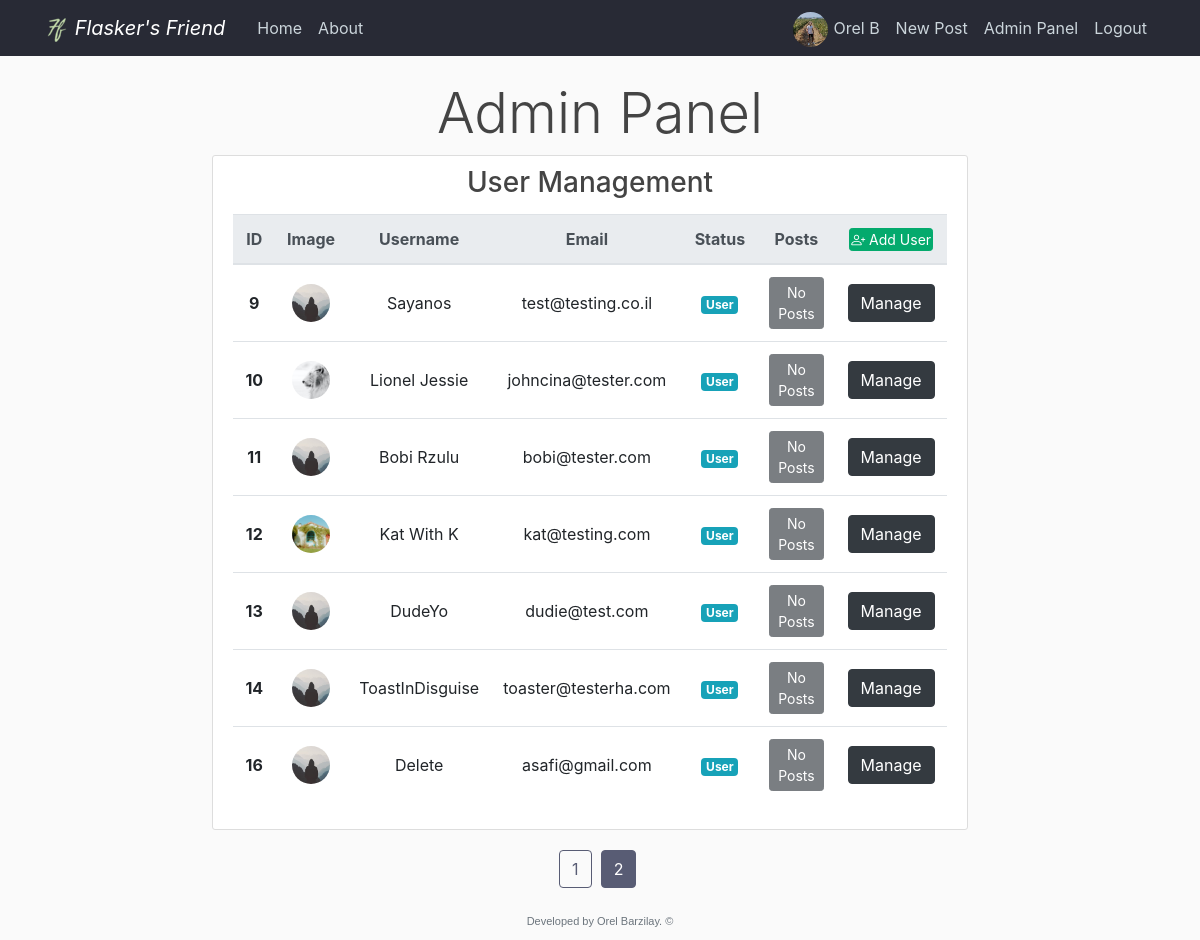
The app's page /panel?page=2 (signed in), older data.
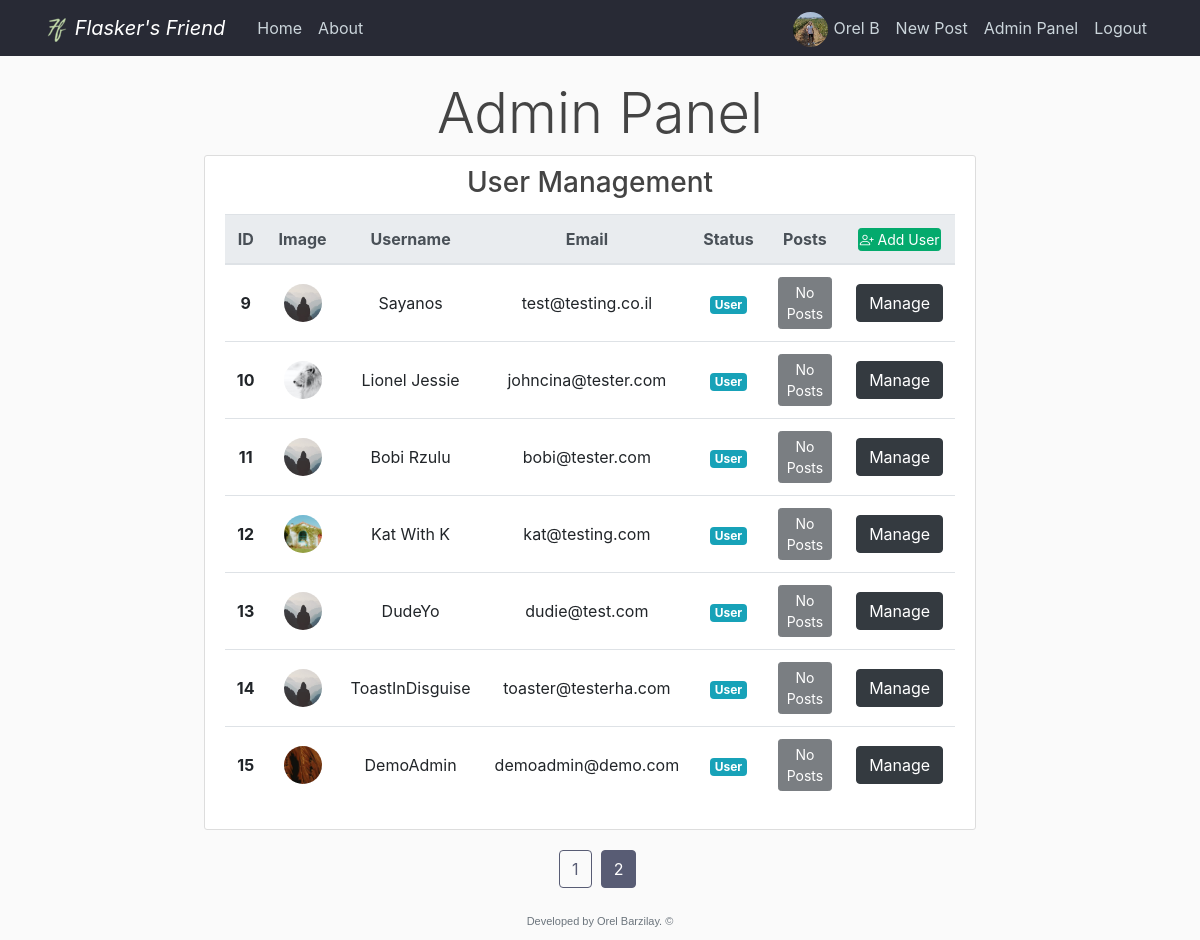
The same page, newer data.
### flaskblog/models.py (models this page shows, shortened)
class User(db.Model, UserMixin):
    id = db.Column(db.Integer, primary_key=True)
    username = db.Column(db.String(20), unique=True, nullable=False)
    email = db.Column(db.String(120), unique=True, nullable=False)
    image_file = db.Column(db.String(20), nullable=False, default='default.jpg')
    password = db.Column(db.String(60), nullable=False)
    admin = db.Column(db.Integer, nullable=False, default=0)  # Self Added
    posts = db.relationship('Post', backref='author', lazy=True)  # Here we refer the post class
    liked = db.relationship('PostLike', foreign_keys='PostLike.user_id', backref='user', lazy='dynamic')
    disliked = db.relationship('PostDislike', foreign_keys='PostDislike.user_id', backref='user', lazy='dynamic')
    saved = db.relationship('PostSave', foreign_keys='PostSave.user_id', backref='user', lazy='dynamic')

### flaskblog/admin/routes.py (the view)
@admin.route("/panel")
@admin_auth
def admin_panel():
    page = request.args.get('page', 1, type=int)
    users = User.query.filter_by(id=User.id).paginate(page=page, per_page=users_per_page)
    return render_template('admin/admin_panel.html', title='Admin Panel',
                           users=users, per_page=users_per_page, Post=Post())

### flaskblog/admin/utils.py (called while the page is built)
def admin_auth(func):
    @wraps(func)
    @login_required
    def wrapper(*args, **kwargs):
        if current_user.admin:
            return func(*args, **kwargs)
        return abort(403)
    return wrapper

### flaskblog/models.py (called while the page is built)
@login_manager.user_loader
def load_user(user_id):
    return User.query.get(int(user_id))

### flaskblog/templates/admin/admin_panel.html (shortened to what this page needs)
{% extends "layout.html" %}
{% block heading %}
  <h1 class="display-4 text-center">Admin Panel</h1>
{% endblock %}
{% block main_container %}
    <main role="main" class="container col-lg-10">
      <div class="row main-container">
{% endblock %}
{% block sidebox %}
  <div class="col-md-8 table-box">
{% endblock sidebox %}
{% block content %}
<div class="content section">
  <div class="panel panel-default content-section">
    <div class="panel-heading">
        <h3 class="text-center">User Management</h3>
    </div>
    {% set current_page = request.args.get('page') %}
    <div class="table-responsive">
      <table class="table table-hover user-manager-table-mt">
        <thead class="thead-light">
          <tr>
            <th scope="col" class="text-center">ID</th>
            <th scope="col" class="text-center">Image</th>
            <th scope="col" class="text-center">Username</th>
            <th scope="col" class="text-center">Email</th>
            <th scope="col" class="text-center">Status</th>
            <th scope="col" class="text-center">Posts</th>
            <th scope="col" class="text-center">
              <a type="button" class="btn btn-emerald btn-xs" href="{{ url_for('admin.add_user', page=current_page) }}"><i class="bi bi-person-plus"></i> Add User</a>
            </th>
          </tr>
        </thead>
        <tbody>
        {% for user in users.items %}
          <tr>
            <th scope="row" class="text-center align-middle">{{ user.id }}</th>
            <td class="text-center align-middle">
              <img class="rounded-circle table-account-img" src="{{ url_for('static', filename='profile_pics/' + user.image_file) }}">
            </td>
            <td class="text-center align-middle">{{ user.username }}</td>
            <td class="text-center align-middle">{{ user.email }}</td>
            <td class="text-center align-middle">
              {% if user.admin %}
                <span class="badge badge-warning">Admin</span>
              {% else %}
                <span class="badge badge-info">User</span>
              {% endif %}
            </td>
            <td class="text-center align-middle">
              {% set user_post_count = Post.query.filter_by(user_id=user.id).count() %}
              {% if user_post_count == 0 %}
                <button type="button" class="btn btn-dark btn-sm btn-block" disabled>No Posts</button>
              {% else %}
                <a type="button" class="btn btn-secondary btn-sm btn-block align-middle" style="width: 81px;" href="{{ url_for('users.user_posts', username=user.username) }}">
                  Posts <span class="badge badge-light">{{ user_post_count }}</span>
                </a>
              {% endif %}
            <td class="text-center align-middle">
              <a type="button" class="btn btn-dark align-middle" href="{{ url_for('admin.manage_user', page=current_page, user_id=user.id) }}">Manage</a>
            </td>
          </tr>
        {% endfor %}
        </tbody>
      </table>
    </div>
  </div>
</div>
{% endblock content %}
  {% block pagination %}
    {% if users.query.all()|length > per_page %}
      {% for page_num in users.iter_pages(left_edge=1, right_edge=1, left_current=1, right_current=2) %}
        {% if page_num %}
          {% if users.page == page_num %}
            <a class="btn btn-theme mb-4" href="{{ url_for('admin.admin_panel', page=page_num) }}">{{ page_num }}</a>&nbsp
          {% else %}
            <a class="btn btn-outline-theme mb-4" href="{{ url_for('admin.admin_panel', page=page_num) }}">{{ page_num }}</a>&nbsp
          {% endif %}
        {% else %}
          ...
        {% endif %}
      {% endfor %}
    {% endif %}
  {% endblock pagination %}

### flaskblog/templates/layout.html (shortened to what this page needs)
<!DOCTYPE html>
<html lang="en">
<head>
    <link rel="stylesheet" href="https://stackpath.bootstrapcdn.com/bootstrap/4.3.1/css/bootstrap.min.css">
    <link rel="stylesheet" type="text/css" href="{{ url_for('static', filename='main.css') }}">
    <link rel="stylesheet" href="https://cdn.jsdelivr.net/npm/bootstrap-icons@1.5.0/font/bootstrap-icons.css">
</head>
<body>
  <div class="content">
    <header class="site-header">
      <nav class="navbar navbar-expand-md navbar-dark bg-steel fixed-top">
        <div class="container">
          <a class="navbar-brand mr-4 font-italic" href="/">
            <img src="{{ url_for('static', filename='logo_24x24.png') }}">
            Flasker's Friend
          </a>
          <div class="collapse navbar-collapse" id="navbarToggle">
            <div class="navbar-nav mr-auto">
              <a class="nav-item nav-link" href="{{ url_for('main.home') }}">Home</a>
              <a class="nav-item nav-link" href="{{ url_for('main.about') }}">About</a>
            </div>
            <div class="navbar-nav">
              {% if current_user.is_authenticated and current_user.admin == 1 %}
                <a class="nav-item nav-link" style="padding-bottom: 0; padding-top: 4px;" href="{{ url_for('users.account') }}">
                  <img class="rounded-circle navbar-account-img my-auto mobile-navbar-acnt-img" src="{{ url_for('static', filename='profile_pics/' + current_user.image_file) }}">
                  {{ current_user.username }}
                </a>
                <a class="nav-item nav-link" href="{{ url_for('posts.new_post') }}">New Post</a>
                <a class="nav-item nav-link" href="{{ url_for('admin.admin_panel') }}">Admin Panel</a>
                <a class="nav-item nav-link" href="{{ url_for('users.logout') }}">Logout</a>
              {% else %}
                <a class="nav-item nav-link" href="{{ url_for('users.login') }}">Login</a>
                <a class="nav-item nav-link" href="{{ url_for('users.register') }}">Register</a>
              {% endif %}
            </div>
          </div>
        </div>
      </nav>
    </header>
    {% block heading %}{% endblock %}
    {% block main_container %}{% endblock main_container %}
        {% block sidebox %}{% endblock sidebox %}
          {% block content %}{% endblock content %}
        </div>
      <div class="container" style="">
          <div class="pagination-container">
            {% block pagination %}{% endblock pagination%}
          </div>
      </div>
    </main>
  </div>
    <footer class="footer">
      <p class="site-footer text-muted text-center">Developed by Orel Barzilay. &copy;</p>
    </footer>
</body>
</html>

### flaskblog/static/main.css (style rules this page uses)
html, body { height: 95.8%; }
.content { flex: 1 0 auto; }
body { background: #fafafa; color: #333333; margin-top: 5rem; display: flex; flex-direction: column; }
h1, h2, h3, h4, h5, h6 { color: #444444; }
.bg-steel { background-color: #282a35; }
.site-header .navbar-nav .nav-link { color: #cbd5db; }
.content-section { background: #ffffff; padding: 10px 20px; border: 1px solid #dddddd; border-radius: 3px; margin-bottom: 20px; }
.table-account-img { object-fit: cover; height: 38px; width: 38px; }
.navbar-account-img { object-fit: cover; margin-right: 1px; height: 35px; width: 35px; }
.table-box { max-width: 775px; margin-inline-end: 20px; padding: 0; }
.user-manager-table-mt { margin-top: 6px; }
.btn-xs { width: 83.5px; padding: 0rem 0rem; font-size: .875rem; line-height: 1.5; border-radius: .2rem; vertical-align: baseline; }
.main-container { justify-content: center; }
.btn-theme { color: #fff; background-color: #585c74; border-color: #585c74; }
.btn-outline-theme { color: #585c74; border-color: #585c74; }
.btn-emerald { color: #fff; background-color: #04AA6D; border-color: #04AA6D; }
.pagination-container { width: fit-content; margin: 0 auto; }
.footer { flex-shrink: 0; }
.site-footer { font: normal 11px arial,Calibri,Verdana,Geneva,sans-serif; }

Row changes from the older to the newer data that the page shows:
removed User: id "16", image_file (placeholder picture), username "Delete", email "asafi@gmail.com", admin "User"
added User: id "15", image_file (picture), username "DemoAdmin", email "demoadmin@demo.com", admin "User"
